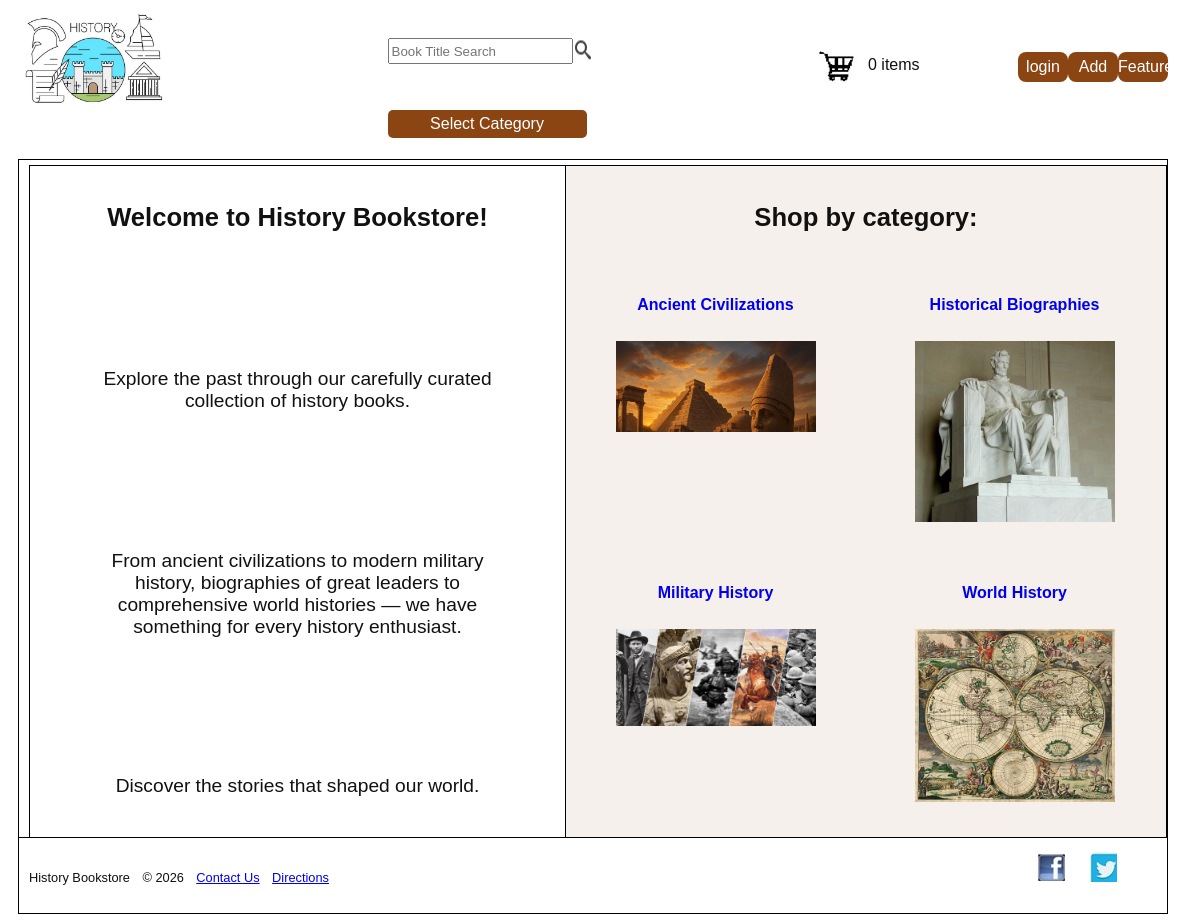
The page / on the database its author committed.
### tables this page shows
CREATE TABLE category (
    categoryId INTEGER PRIMARY KEY,
    categoryName TEXT NOT NULL UNIQUE,
    categoryImage TEXT NOT NULL
);

### app.py (the view)
@app.route("/", methods=["GET"])
def home():
    conn = get_db_connection()
    categories = conn.execute("""
        SELECT * FROM category ORDER BY categoryName
    """).fetchall()
    conn.close()
    return render_template("index.html", categories=categories)

### app.py (called while the page is built)
def get_db_connection():
    conn = sqlite3.connect(DATABASE)
    conn.row_factory = sqlite3.Row
    return conn

### templates/index.html
{% extends 'base.html' %}
{% block container %}
<main>
    <div id="mainLeft">
        <h1 class="welcomeText">
            Welcome to History Bookstore!
        </h1>
        <p class="welcomeText">
            Explore the past through our carefully curated collection of history books.
        </p>
        <p class="welcomeText">
            From ancient civilizations to modern military history, biographies of great leaders to comprehensive world histories — we have something for every history enthusiast.
        </p>
        <p class="welcomeText">
            Discover the stories that shaped our world.
        </p>
    </div>
    <div id="mainRight">
        <h1>Shop by category:</h1>
        <div id="categorySelections">
            {% for category in categories %}
            <div class="category">
                <p>
                    <a href="{{ url_for('category', categoryId=category.categoryId) }}">
                        {{ category.categoryName }}
                    </a>
                </p>
                <a href="{{ url_for('category', categoryId=category.categoryId) }}">
                    <img
                        src="{{ url_for('static', filename='images/categories/' + category.categoryImage) }}"
                        alt="{{ category.categoryName }}"
                    >
                </a>
            </div>
            {% endfor %}
        </div>
    </div>
</main>
{% endblock %}

### templates/base.html (shortened to what this page needs)
<!DOCTYPE html>
<html>
  <head>
    <link rel="stylesheet" href="{{ url_for('static', filename='css/main.css') }}">
  </head>
  <body>
    <header>
      <div id="leftHeader">
        <a href="{{ url_for('home') }}">
          <img src="{{ url_for('static', filename='images/misc/history-logo.jpg') }}" alt="History Bookstore logo">
        </a>
      </div>
      <div id="midHeader">
        <form id="searchBoxForm" action="{{ url_for('search') }}" method="post">
          <input id="searchBox" type="text" placeholder="Book Title Search" name="search">
          <input id="searchIcon" type="image" src="{{ url_for('static', filename='images/misc/search-icon.png') }}" alt="search icon">
        </form>
        <div class="dropdown">
          <p class="dropdownSelect">Select Category</p>
        </div>
      </div>
      <div id="rightHeader">
        <div id="cartIcon">
          <a href="#">
            <img src="{{ url_for('static', filename='images/misc/cart-icon.jpg') }}" alt="shopping cart icon">
          </a>
        </div>
        <div id="cartCount">0 items</div>
        <div class="loginButton"><a href="#">login</a></div>
        <div class="loginButton">
          <a href="{{ url_for('add_book') }}">Add Book</a>
        </div>
        <div class="loginButton">
          <a href="{{ url_for('featured') }}">Featured</a>
        </div>
      </div>
    </header>
    <main>{% block container %}{% endblock %}</main>
    <footer>
      <div id="footerLeft">
        <p>History Bookstore</p>
        <p>&copy; 2026</p>
        <a href="#">Contact Us</a>
        <a href="#">Directions</a>
      </div>
      <div id="footerRight">
        <a href="#"><img src="{{ url_for('static', filename='images/misc/facebook-icon.jpg') }}" alt="Facebook"></a>
        <a href="#"><img src="{{ url_for('static', filename='images/misc/twitter-icon.jpg') }}" alt="Twitter"></a>
      </div>
    </footer>
  </body>
</html>

### static/css/main.css (style rules this page uses)
body { max-width: 1160px; font: 1em normal Arial, sans-serif; color: #111111; }
header { display: flex; justify-content: space-between; align-items: flex-start; margin-left: 10px; }
#searchBoxForm { margin-top: 30px; display: flex; }
#searchBox { height: 20px; }
.dropdown { position: relative; display: inline-block; margin-top: 30px; }
.dropdownSelect { width: 189px; padding: 5px; background-color: #8B4513; color: white; text-align: center; display: block; border-radius: 5px; }
#rightHeader { display: flex; margin-top: 40px; }
#cartCount { width: 150px; margin: 8px 0 0 10px; }
.loginButton { background-color: #8B4513; width: 50px; height: 30px; margin: 4px auto 0 auto; text-align: center; line-height: 30px; border-radius: 8px; }
.loginButton a { color: white; text-decoration: none; }
footer { display: flex; justify-content: space-between; border: 1px solid black; margin-left: 10px; padding: 15px 0; font-size: 0.8em; }
#footerLeft { display: flex; justify-content: space-between; margin: 5px 0 0 10px; width: 300px; }
#footerLeft a { padding-top: 12px; }
#footerRight { display: flex; justify-content: space-between; margin-right: 50px; width: 80px; }
main { display: flex; margin: 5px 0 0 10px; border-top: 1px solid black; border-left: 1px solid black; border-right: 1px solid black; }
h1 { font-size: 1.6em; font-weight: 700; }
#mainLeft { width: 550px; padding: 20px 0; display: flex; flex-direction: column; justify-content: space-between; align-items: center; text-align: center; }
#mainLeft p { font-size: 120%; }
.welcomeText { max-width: 400px; }
#mainRight { max-width: 600px; border-left: 1px solid black; padding: 20px 0; background-color: #f5f0eb; text-align: center; }
#categorySelections { display: flex; flex-wrap: wrap; }
.category { width: 299px; margin-top: 20px; text-align: center; line-height: 40px; color: #8B4513; font-weight: bold; }
.category a { text-decoration: none; }
.category img { width: 200px; height: auto; }
#leftHeader img { width: 150px; height: auto; }

### rows shown on the page
category: categoryName "Ancient Civilizations", categoryImage (picture)
category: categoryName "Historical Biographies", categoryImage (picture)
category: categoryName "Military History", categoryImage (picture)
category: categoryName "World History", categoryImage (picture)
